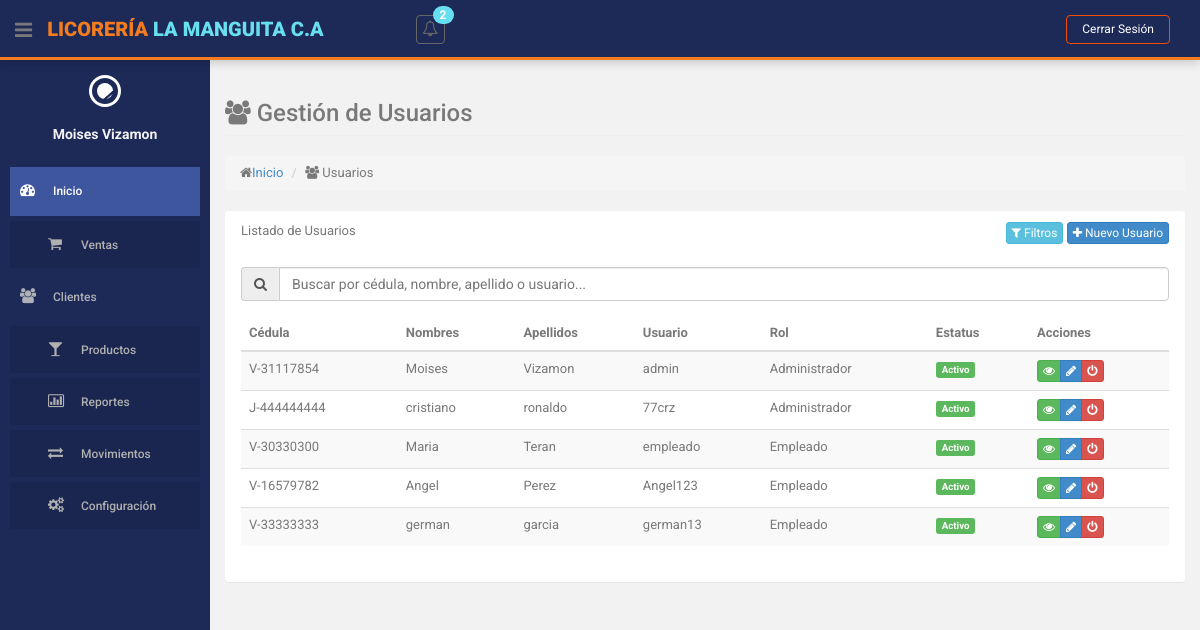
The page /index.php?action=usuarios (signed in) on the database as committed earlier.
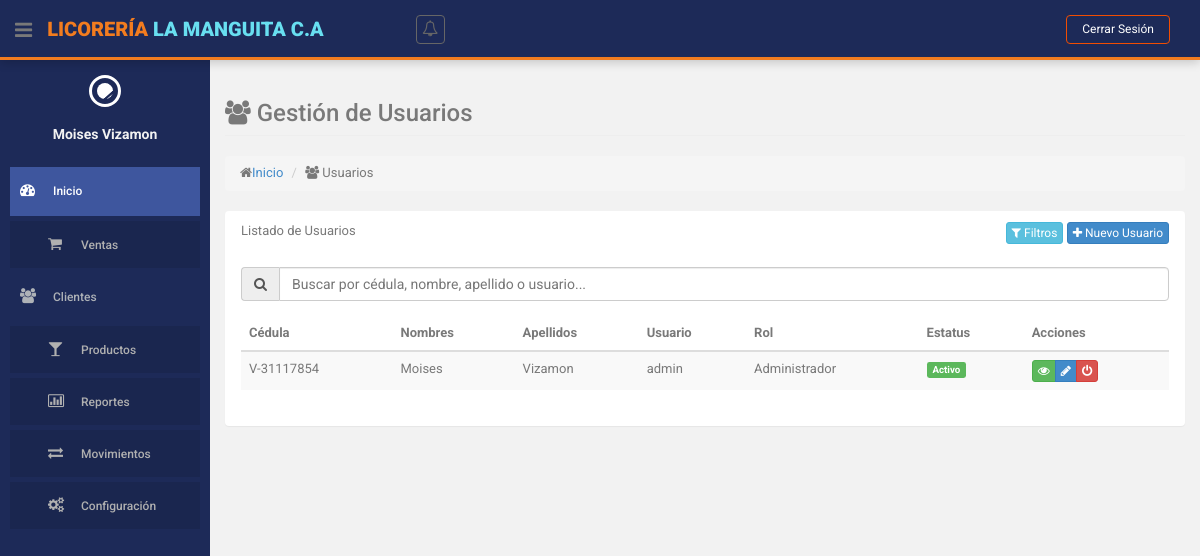
The same page on the database as committed later.
### tables this page shows
CREATE TABLE `usuarios` (
  `id` int(10) NOT NULL,
  `cedula` varchar(12) NOT NULL,
  `id_simbolo_cedula` int(11) DEFAULT 1,
  `nombres` varchar(255) NOT NULL,
  `apellidos` varchar(255) NOT NULL,
  `telefono` varchar(15) NOT NULL,
  `direccion` varchar(255) DEFAULT 'Sin especificar',
  `user` varchar(255) NOT NULL,
  `password` varchar(255) NOT NULL,
  `id_rol` int(11) NOT NULL,
  `id_estatus` int(11) NOT NULL,
  `ultimo_inicio_sesion` datetime DEFAULT NULL
);

CREATE TABLE `simbolos_cedula` (
  `id` int(11) NOT NULL,
  `nombre` varchar(2) NOT NULL COMMENT 'Símbolo (V, E, G, J)'
);

CREATE TABLE `roles` (
  `id` int(11) NOT NULL,
  `nombre` varchar(50) NOT NULL
);

CREATE TABLE `estatus` (
  `id` int(11) NOT NULL,
  `nombre` varchar(50) NOT NULL
);

### controllers/UsuarioController.php (called while the page is built, shortened)
<?php
class UsuarioController
{
    private $model;
    public function __construct()
    {
        require_once ROOT_PATH . 'models/UsuarioModel.php';
        $this->model = new UsuarioModel();
    }
    public function index()
    {
        $usuarios = $this->model->obtenerTodosUsuarios();
        $roles = $this->model->obtenerRoles();
        $this->loadView('usuarios/index', [
            'usuarios' => $usuarios,
            'roles' => $roles
        ]);
    }
    private function loadView($view, $data = [])
    {
        extract($data);
        require ROOT_PATH . 'views/layouts/header.php';
        require ROOT_PATH . 'views/' . $view . '.php';
        require ROOT_PATH . 'views/layouts/footer.php';
    }
}

### models/StockLimiteModel.php (called while the page is built, shortened)
<?php
class StockLimiteModel
{
    private $db;
    public function __construct()
    {
        require_once ROOT_PATH . 'config/database.php';
        $database = new Database();
        $this->db = $database->getConnection();
    }
    public function obtenerProductosConStockBajo()
    {
        $query = "SELECT p.id, p.descripcion, p.cantidad, sl.stock_minimo
                  FROM producto p
                  JOIN stock_limites sl ON p.id = sl.id_producto
                  WHERE p.cantidad <= sl.stock_minimo AND p.id_estatus = 1
                  ORDER BY p.descripcion";
        $stmt = $this->db->prepare($query);
        $stmt->execute();
        return $stmt->fetchAll(PDO::FETCH_ASSOC);
    }
    public function obtenerProductosConStockAlto()
    {
        $query = "SELECT p.id, p.descripcion, p.cantidad, sl.stock_maximo
                  FROM producto p
                  JOIN stock_limites sl ON p.id = sl.id_producto
                  WHERE p.cantidad >= sl.stock_maximo AND p.id_estatus = 1
                  ORDER BY p.descripcion";
        $stmt = $this->db->prepare($query);
        $stmt->execute();
        return $stmt->fetchAll(PDO::FETCH_ASSOC);
    }
}

### config/database.php (called while the page is built, shortened)
<?php
class Database {
    private $host = 'localhost';
    private $db_name = 'licoreria';
    private $username = 'root';
    private $password = '';
    public function getConnection() {
        $this->conn = null;
        try {
            $this->conn = new PDO(
                "mysql:host=" . $this->host . ";dbname=" . $this->db_name,
                $this->username,
                $this->password
            );
            $this->conn->exec("set names utf8");
            $this->conn->setAttribute(PDO::ATTR_ERRMODE, PDO::ERRMODE_EXCEPTION);
        } catch(PDOException $exception) {
            echo "Error de conexión: " . $exception->getMessage();
        }
        return $this->conn;
    }
}
?>

### helpers/notifications.php (called while the page is built)
<?php
function obtenerNotificacionesStock() {
    require_once ROOT_PATH . 'models/StockLimiteModel.php';
    $stockModel = new StockLimiteModel();
    $stockBajo = $stockModel->obtenerProductosConStockBajo();
    $stockAlto = $stockModel->obtenerProductosConStockAlto();
    $notificaciones = [];
    $total = count($stockBajo) + count($stockAlto);
    if (!empty($stockBajo)) {
        $notificaciones[] = [
            'tipo' => 'danger',
            'icono' => 'bolt',
            'mensaje' => 'Stock bajo en '.count($stockBajo).' producto(s)',
            'url' => BASE_URL.'index.php?action=gestion-stock&method=alertas',
            'tiempo' => 'Reciente'
        ];
    }
    if (!empty($stockAlto)) {
        $notificaciones[] = [
            'tipo' => 'warning',
            'icono' => 'exclamation-triangle',
            'mensaje' => 'Stock alto en '.count($stockAlto).' producto(s)',
            'url' => BASE_URL.'index.php?action=gestion-stock&method=alertas',
            'tiempo' => 'Reciente'
        ];
    }
    return [
        'total' => $total,
        'notificaciones' => $notificaciones,
        'hayAlertas' => $total > 0
    ];
}

### models/UsuarioModel.php (called while the page is built, shortened)
<?php
class UsuarioModel
{
    private $db;
    public function __construct()
    {
        require_once ROOT_PATH . 'config/database.php';
        $database = new Database();
        $this->db = $database->getConnection();
    }
    public function obtenerTodosUsuarios()
    {
        $query = "SELECT u.*, r.nombre as rol, e.nombre as estatus, sc.nombre as nombre_simbolo
              FROM usuarios u
              JOIN roles r ON u.id_rol = r.id
              JOIN estatus e ON u.id_estatus = e.id
              JOIN simbolos_cedula sc ON u.id_simbolo_cedula = sc.id";
        $stmt = $this->db->prepare($query);
        $stmt->execute();
        return $stmt->fetchAll(PDO::FETCH_ASSOC);
    }
}

### views/usuarios/index.php (the view, shortened to what the changed rows need)
<section id="main-content">
    <section class="wrapper">
        <div class="row">
            <div class="col-lg-12">
                <section class="panel">
                    <div class="panel-body">
                        <table id="tablaUsuarios" class="table table-striped table-advance table-hover">
                            <thead>
                                <tr>
                                    <th>Cédula</th>
                                    <th>Nombres</th>
                                    <th>Apellidos</th>
                                    <th>Usuario</th>
                                    <th>Rol</th>
                                    <th>Estatus</th>
                                    <th>Acciones</th>
                                </tr>
                            </thead>
                            <tbody>
                                <?php foreach ($usuarios as $usuario): ?>
                                    <tr>
                                        <td><?= $usuario['nombre_simbolo'] ?>-<?= $usuario['cedula']; ?></td>
                                        <td><?= $usuario['nombres']; ?></td>
                                        <td><?= $usuario['apellidos']; ?></td>
                                        <td><?= $usuario['user']; ?></td>
                                        <td><?= $usuario['rol']; ?></td>
                                        <td>
                                            <span class="label label-<?= $usuario['estatus'] == 'Activo' ? 'success' : 'danger'; ?>">
                                                <?= $usuario['estatus']; ?>
                                            </span>
                                        </td>
                                        <td>
                                            <div class="btn-group">
                                                <a href="<?= BASE_URL ?>index.php?action=usuarios&method=mostrar&id=<?= $usuario['id']; ?>"
                                                    class="btn btn-success btn-xs" title="Ver">
                                                    <i class="fa fa-eye"></i>
                                                </a>
                                                <a href="<?= BASE_URL ?>index.php?action=usuarios&method=editar&id=<?= $usuario['id']; ?>"
                                                    class="btn btn-primary btn-xs" title="Editar">
                                                    <i class="fa fa-pencil"></i>
                                                </a>
                                                <button onclick="cambiarEstado(<?= $usuario['id']; ?>, '<?= $usuario['estatus']; ?>')"
                                                    class="btn btn-<?= $usuario['id_estatus'] == 1 ? 'danger' : 'success'; ?> btn-xs"
                                                    title="<?= $usuario['id_estatus'] == 1 ? 'Desactivar' : 'Activar'; ?>">
                                                    <i class="fa fa-power-off"></i>
                                                </button>
                                            </div>
                                        </td>
                                    </tr>
                                <?php endforeach; ?>
                            </tbody>
                        </table>
                    </div>
                </section>
            </div>
        </div>
    </section>
</section>

### views/layouts/header.php (shortened to what the changed rows need)
<!DOCTYPE html>
<html lang="es">
<head>
    <link href="<?php echo BASE_URL; ?>assets/css/bootstrap.css" rel="stylesheet">
    <link href="<?php echo BASE_URL; ?>assets/font-awesome/css/font-awesome.css" rel="stylesheet">
    <link rel="stylesheet" type="text/css" href="<?php echo BASE_URL; ?>assets/css/zabuto_calendar.css">
    <link rel="stylesheet" type="text/css" href="<?php echo BASE_URL; ?>assets/js/gritter/css/jquery.gritter.css">
    <link rel="stylesheet" type="text/css" href="<?php echo BASE_URL; ?>assets/lineicons/style.css">
    <link href="<?php echo BASE_URL; ?>assets/css/style.css" rel="stylesheet">
    <link href="<?php echo BASE_URL; ?>assets/css/style-responsive.css" rel="stylesheet">
    <link rel="stylesheet" type="text/css" href="https://cdn.datatables.net/1.11.5/css/jquery.dataTables.css">
</head>
<body>
    <section id="container">
        <header class="header black-bg">
            <div class="nav notify-row" id="top_menu">
                <ul class="nav top-menu">
                    <li class="dropdown">
                        <?php
                        $notificaciones = obtenerNotificacionesStock();
                        $totalNotificaciones = $notificaciones['total'];
                        ?>
                        <a data-toggle="dropdown" class="dropdown-toggle" href="#">
                            <i class="fa fa-bell-o"></i>
                            <?php if ($totalNotificaciones > 0): ?>
                                <span class="badge bg-theme"><?= $totalNotificaciones ?></span>
                            <?php endif; ?>
                        </a>
                    </li>
                </ul>
            </div>
        </header>

Rows that differ between the two databases and show on the page:
removed usuarios: id_simbolo_cedula.nombre "J", cedula "444444444", nombres "cristiano", apellidos "ronaldo", user "77crz", id_rol.nombre "Administrador", id_estatus.nombre "Activo"
removed usuarios: id_simbolo_cedula.nombre "V", cedula "30330300", nombres "Maria", apellidos "Teran", user "empleado", id_rol.nombre "Empleado", id_estatus.nombre "Activo"
removed usuarios: id_simbolo_cedula.nombre "V", cedula "16579782", nombres "Angel", apellidos "Perez", user "Angel123", id_rol.nombre "Empleado", id_estatus.nombre "Activo"
removed usuarios: id_simbolo_cedula.nombre "V", cedula "33333333", nombres "german", apellidos "garcia", user "german13", id_rol.nombre "Empleado", id_estatus.nombre "Activo"
Other text that changed with them:
$totalNotificaciones: "2" → (not shown)
